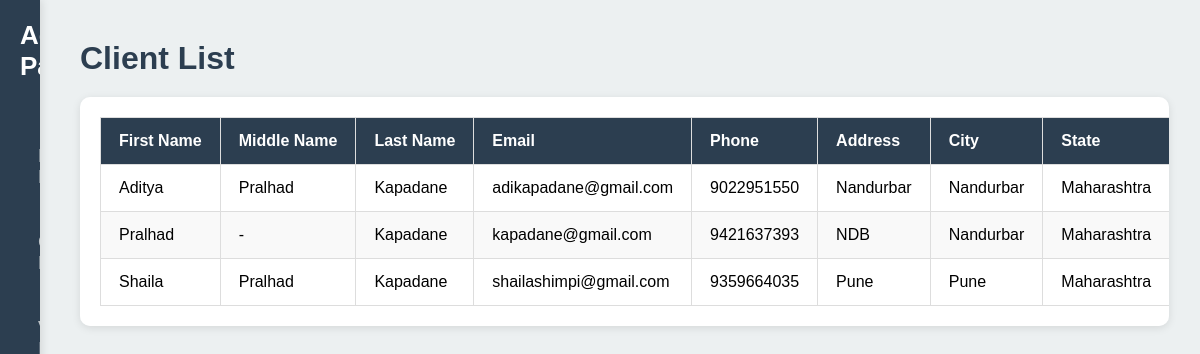
/admin/clients (signed in), run on the app's committed database.
### app.py (models this page shows)
class Client(db.Model):
    id = db.Column(db.Integer, primary_key=True)
    first_name = db.Column(db.String(100), nullable=False)
    middle_name = db.Column(db.String(100))
    last_name = db.Column(db.String(100), nullable=False)
    email = db.Column(db.String(120), unique=True, nullable=False)
    phone = db.Column(db.String(15), nullable=False)
    address_line1 = db.Column(db.String(255), nullable=False)
    city = db.Column(db.String(100), nullable=False)
    state = db.Column(db.String(100), nullable=False)
    pincode = db.Column(db.String(10), nullable=False)
    password = db.Column(db.String(255), nullable=False)

### app.py (the view)
@app.route('/admin/clients')
@admin_required
def admin_clients():
    clients = Client.query.all()
    return render_template('admin/admin_clients.html', clients=clients)

### app.py (called while the page is built)
def admin_required(f):
    @wraps(f)
    def decorated_function(*args, **kwargs):
        if 'admin' not in session:
            flash('Please login as admin to access this page.', 'warning')
            return redirect(url_for('admin_login'))
        return f(*args, **kwargs)
    return decorated_function

### templates/admin/admin_clients.html (shortened to what this page needs)
<!DOCTYPE html>
<html lang="en">
<head>
    <link rel="stylesheet" href="{{ url_for('static', filename='css/style.css') }}">
</head>
<body>
    <div class="admin-container">
        <div class="sidebar">
            <h2>Admin Panel</h2>
            <ul>
                <li><a href="/admin/dashboard">Main Dashboard</a></li>
                <li><a href="/admin/clients">Client Management</a></li>
                <li><a href="/admin/vehicles">Vehicle Inventory</a></li>
            </ul>
        </div>
        <div class="content">
            <h1>Client List</h1>
            <div class="table-wrapper">
                <table>
                    <thead>
                        <tr>
                            <th>First Name</th>
                            <th>Middle Name</th>
                            <th>Last Name</th>
                            <th>Email</th>
                            <th>Phone</th>
                            <th>Address</th>
                            <th>City</th>
                            <th>State</th>
                        </tr>
                    </thead>
                    <tbody>
                        {% for client in clients %}
                        <tr>
                            <td>{{ client.first_name }}</td>
                            <td>{{ client.middle_name or '-' }}</td>
                            <td>{{ client.last_name }}</td>
                            <td>{{ client.email }}</td>
                            <td>{{ client.phone }}</td>
                            <td>{{ client.address_line1 }}</td>
                            <td>{{ client.city }}</td>
                            <td>{{ client.state }}</td>
                        </tr>
                        {% endfor %}
                    </tbody>
                </table>
            </div>
        </div>
    </div>
</body>
</html>

### static/css/style.css (style rules this page uses)
* { margin: 0; padding: 0; box-sizing: border-box; font-family: 'Arial', sans-serif; }
h1 { font-size: 36px; color: #2a3d66; font-weight: 700; margin-bottom: 20px; }

### templates/admin/admin_clients.html (style rules this page uses)
body { margin: 0; font-family: 'Segoe UI', Tahoma, Geneva, Verdana, sans-serif; background-color: #f4f6f8; }
.admin-container { display: flex; min-height: 100vh; }
.sidebar { width: 270px; background-color: #2c3e50; padding: 20px; color: white; display: flex; flex-direction: column; position: sticky; top: 0; height: 100vh; overflow-y: auto; box-shadow: 2px 0 8px rgba(0, 0, 0, 0.1); }
.sidebar h2 { text-align: center; margin-bottom: 40px; font-size: 26px; font-weight: bold; border-bottom: 2px solid #ecf0f1; padding-bottom: 10px; }
.sidebar ul { list-style: none; padding: 0; margin: 0; flex-grow: 1; }
.sidebar ul li { margin-bottom: 20px; }
.sidebar ul li a { color: #bdc3c7; text-decoration: none; font-size: 18px; display: block; padding: 12px 18px; border-radius: 8px; transition: all 0.3s ease; }
.content { flex: 1; padding: 40px; background-color: #ecf0f1; }
.content h1 { font-size: 32px; margin-bottom: 20px; color: #2c3e50; }
.table-wrapper { overflow-x: auto; background-color: white; padding: 20px; border-radius: 10px; box-shadow: 0 2px 8px rgba(0,0,0,0.1); margin-top: 20px; max-width: 1089px; }
table { width: 100%; border-collapse: collapse; min-width: unset; }
th, td { padding: 14px 18px; border: 1px solid #ddd; text-align: left; white-space: nowrap; }
th { background-color: #2c3e50; color: white; }
tr:nth-child(even) { background-color: #f9f9f9; }

### data on the page
Client: first_name "Aditya", middle_name "Pralhad", last_name "Kapadane", email "adikapadane@gmail.com", phone "9022951550", address_line1 "Nandurbar", city "Nandurbar", state "Maharashtra"
Client: first_name "Pralhad", middle_name "-", last_name "Kapadane", email "kapadane@gmail.com", phone "9421637393", address_line1 "NDB", city "Nandurbar", state "Maharashtra"
Client: first_name "Shaila", middle_name "Pralhad", last_name "Kapadane", email "shailashimpi@gmail.com", phone "9359664035", address_line1 "Pune", city "Pune", state "Maharashtra"
